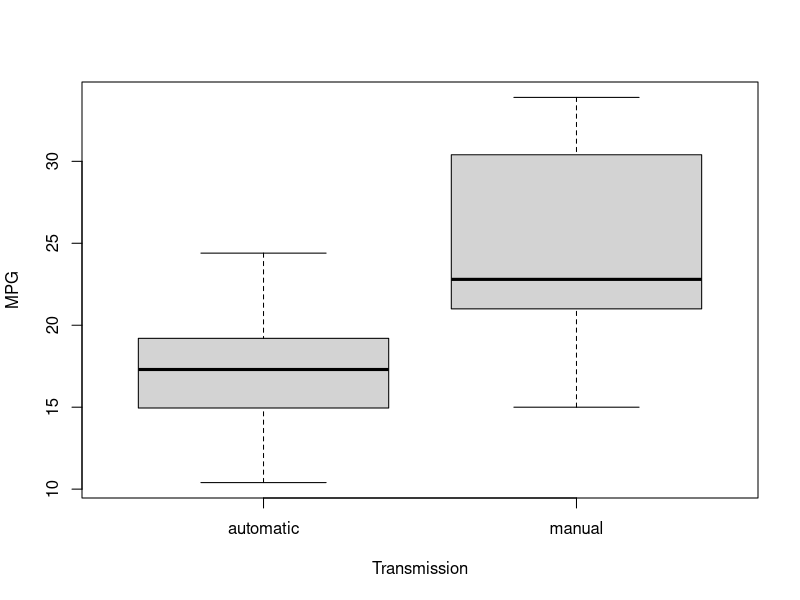
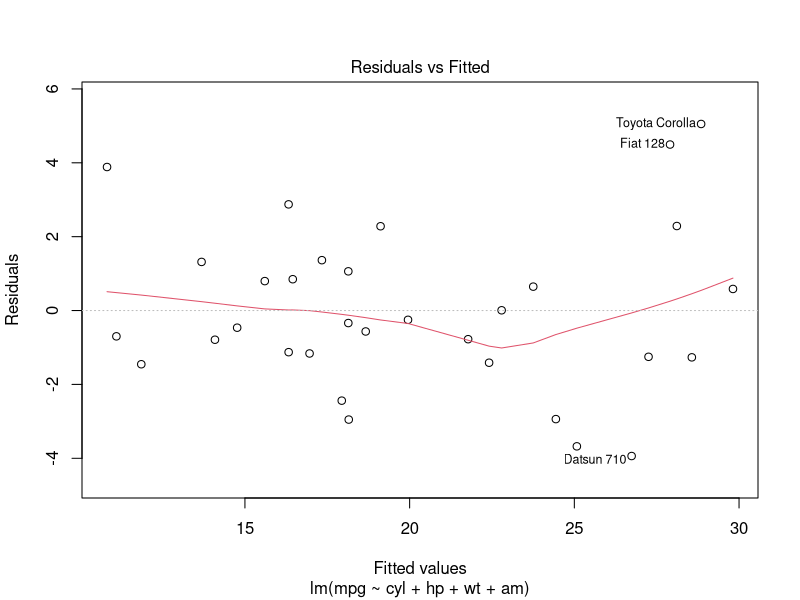
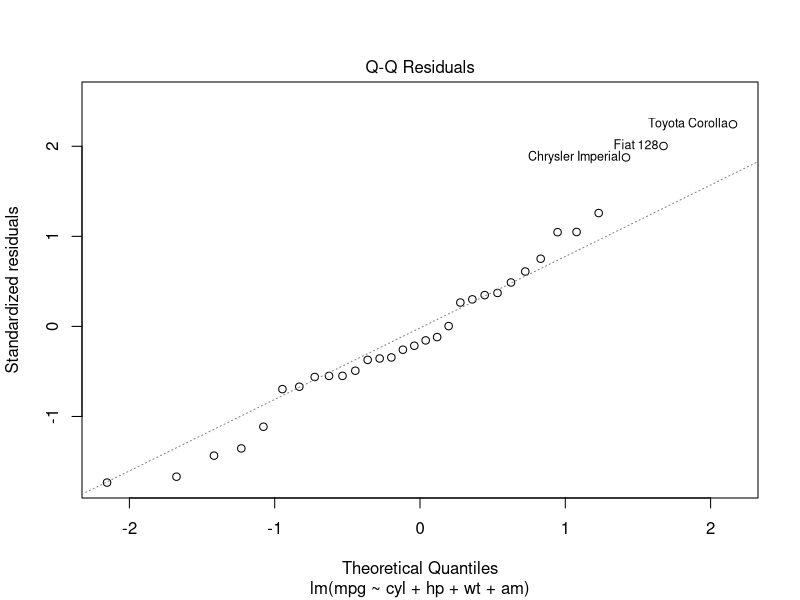
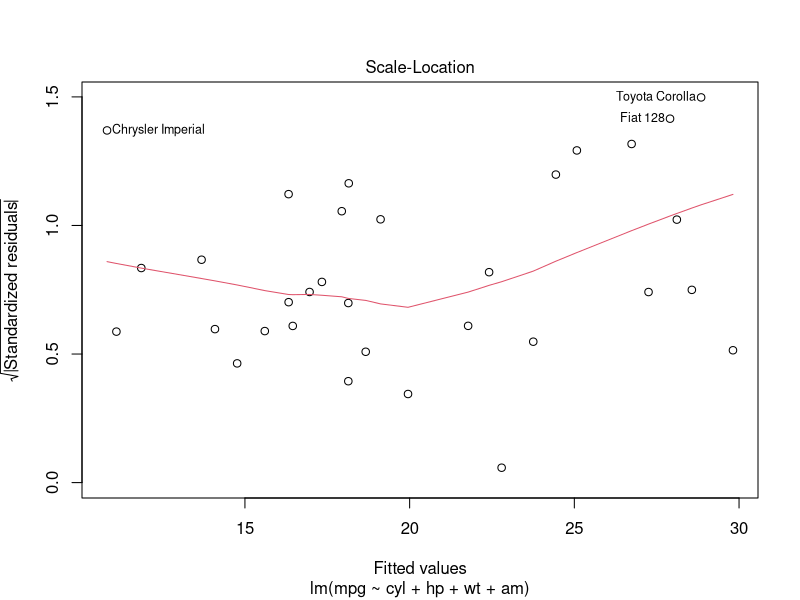
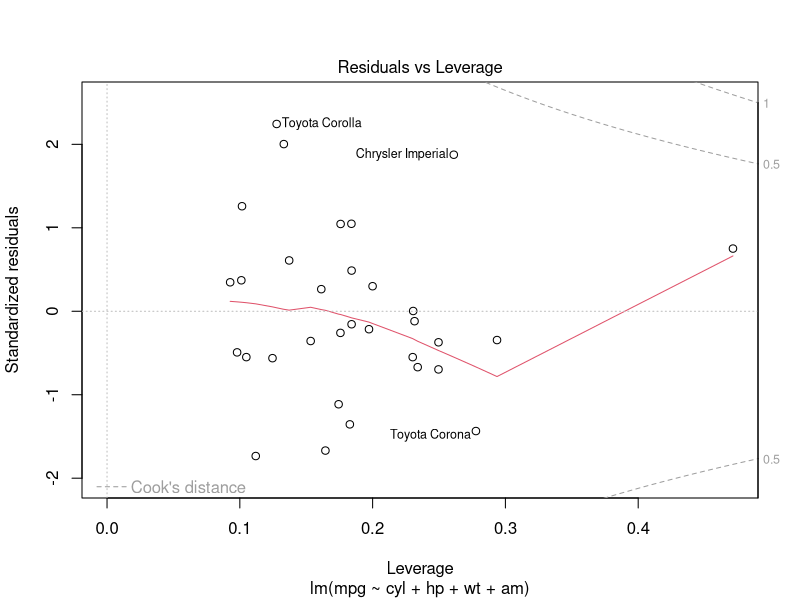

The R source for these figures, in order:
data(mtcars)
View(mtcars)
library(ggplot2)
library(caret)
library(dplyr)
mtcars$cyl<-factor(mtcars$cyl)
mtcars$vs<-factor(mtcars$vs)
mtcars$gear<-factor(mtcars$gear)
mtcars$carb<-factor(mtcars$carb)
mtcars$am<-factor(mtcars$am,labels=c("automatic","manual"))
str(mtcars)
shapiro.test(mtcars$mpg)
t.test(mtcars$mpg~mtcars$am)
model1<-lm(mpg~.,data=mtcars)
model2<-step(model1,derection="backward",k=2,trace=0)
summary(model2)
boxplot(mpg~am,data=mtcars,xlab="Transmission",ylab="MPG")
plot(model2)